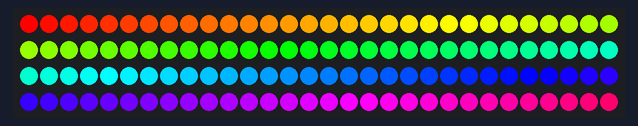
Bench run of a program on a simulated Arduino Nano, built with avr-gcc and run on an emulated ATmega328P. On the bench: 120 RGB LEDs in strip order, left to right, continuing on the next row.

Above: at 0.17 s.
At 1.4 s:
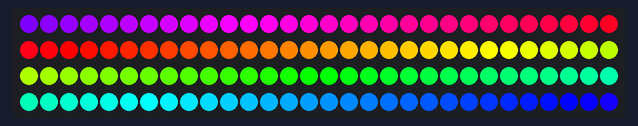
At 3.25 s:
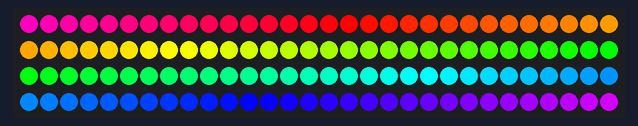
At 6.64 s:
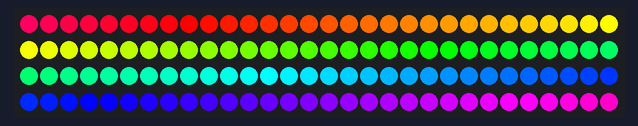
At 8.79 s:
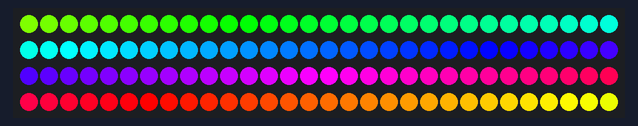
At 9.72 s:
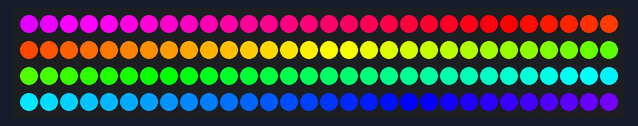

The program:

main.cpp
```cpp
#include <Arduino.h>
#include <Adafruit_NeoPixel.h>

#define STRIP_COUNT 120
#define STRIP_PIN PIN5

Adafruit_NeoPixel strip(STRIP_COUNT, STRIP_PIN, NEO_GRB + NEO_KHZ800);


void setup() {
  strip.begin();
  strip.show();
}

int8_t step = 0;

void loop() {
  for (int8_t led = 0; led < STRIP_COUNT; led++) {
    uint16_t hue = map(led + step, 0, 128, 0, 65535);
    strip.setPixelColor(led, strip.ColorHSV(hue, 255, 255));
  }
  strip.show();
  step++;
}
```

Measured:
- by itself, everything shown: repeats every 9.9 s, in 32 steps
